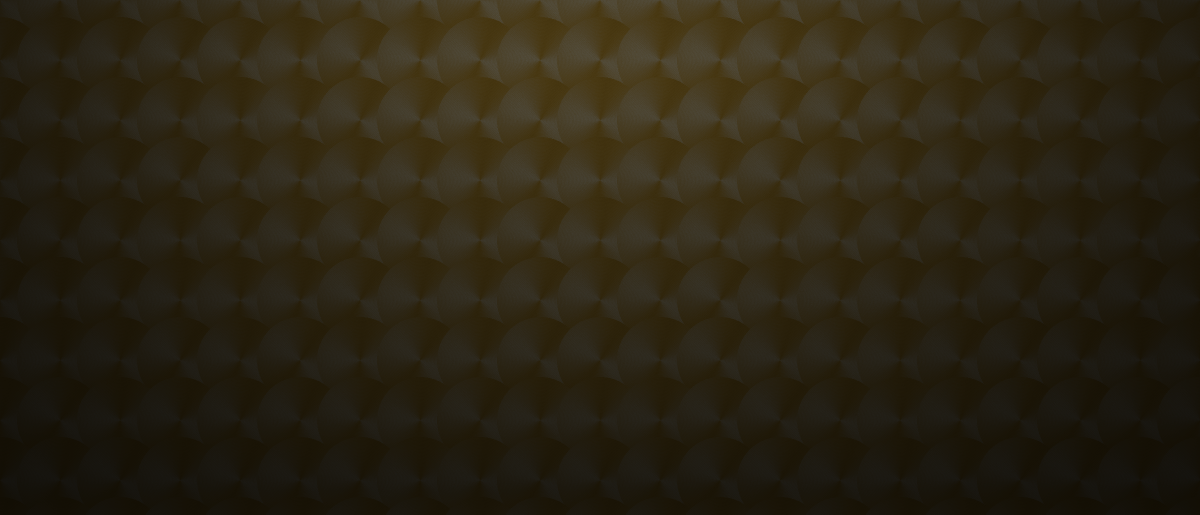
#> input picture brand_assets/photos/_source/footer-jobsite/engine-turned.png, 2400 x 1029 px (shown at 1/2 size)
$ python -i make_footer_art.py   (imports and definitions only)
#> lines starting #> are read from the running program, lines starting #| are printed output that depends on the picture
#> further down, picture is the input picture: PIL image 2400x1029 RGB; mean R, G, B 43, 36.1, 19.6
#!/usr/bin/env python3
"""The two footer options that aren't AI photos, drawn locally (no credentials needed).

    line-drawing   a gold line drawing of a house's electrical service on graphite:
                   pole, service drop, meter, panel, branch circuits, standby generator
    engine-turned  the logos' engine-turned gold, pushed very dark, as a texture

Same slot rules as the photos (PROMPT.md): 21:9, subject centred in the upper third,
lower half calm and dark. Also writes preview-<name>.png, a rough mock of the footer
(clear top band, smoked-glass panel) for comparing options side by side.

Needs numpy, Pillow, shapely (for the shared texture). Run: python3 make_footer_art.py
"""
import os
import sys

import numpy as np
from PIL import Image, ImageDraw, ImageFilter

HERE = os.path.dirname(os.path.abspath(__file__))
sys.path.insert(0, os.path.join(HERE, "../../../logos/_source/van-lettering"))
from rebuild_van_lettering import engine_turned  # noqa: E402

W, H = 2400, 1029            # 21:9
SS = 2                       # supersample for clean antialiased lines
# The drawing is laid out on a 2400-wide sheet, then scaled into the top band: in the
# footer only image y < ~290 clears the glass (cover-fit at 50% 45%, 200px band).
K, GY = 0.42, 280            # drawing scale, and where the ground line lands
GRAPHITE = (0x11, 0x11, 0x13)
GOLD = (0xDF, 0xAD, 0x37)
GOLD_300 = (0xEA, 0xC9, 0x7B)
GOLD_700 = (0x6E, 0x52, 0x12)


# [139 lines left out: functions line_drawing, engine_turned_dark, not called in this run]


def footer_preview(photo, vw=1440, vh=700, top=200):
    """Rough footer mock: photo cover-fit at 50% 45%, the CSS darkening gradient, the glass panel."""
#> called with vw = 1440, vh = 700, top = 200
    s = max(vw / photo.width, vh / photo.height)
#> s = 0.68
    ph = photo.resize((round(photo.width * s), round(photo.height * s)), Image.LANCZOS)
    x0 = (ph.width - vw) // 2
#> x0 = 96
    y0 = round((ph.height - vh) * 0.45)
#> y0 = 0
    bg = np.asarray(ph.crop((x0, y0, x0 + vw, y0 + vh))).astype(np.float32)
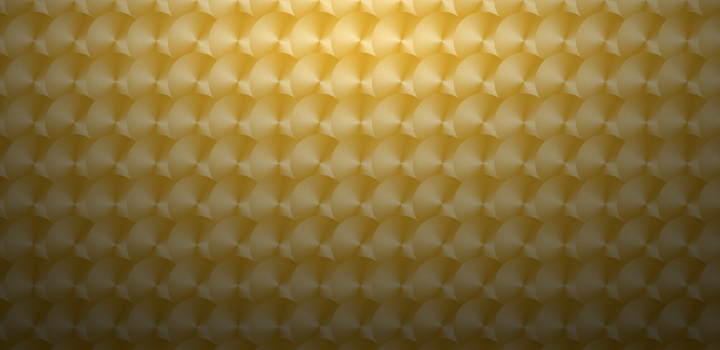
#> bg: shape (700, 1440, 3) float32 (shown at 1/2 size); mean R, G, B 44.9, 37.7, 20.5; drawn with min black and max white
    g = np.interp(np.arange(vh) / vh, [0, 0.3, 1], [0.10, 0.35, 0.70])[:, None, None]
    bg = bg * (1 - g)
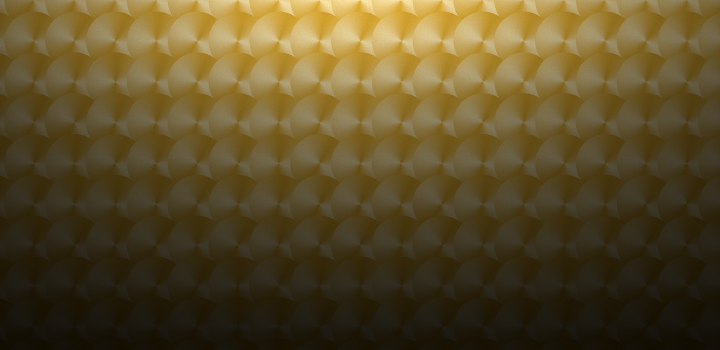
#> bg: shape (700, 1440, 3) float64 (shown at 1/2 size); mean R, G, B 27.4, 23, 12.5; drawn with min black and max white
    out = Image.fromarray(bg.astype(np.uint8))
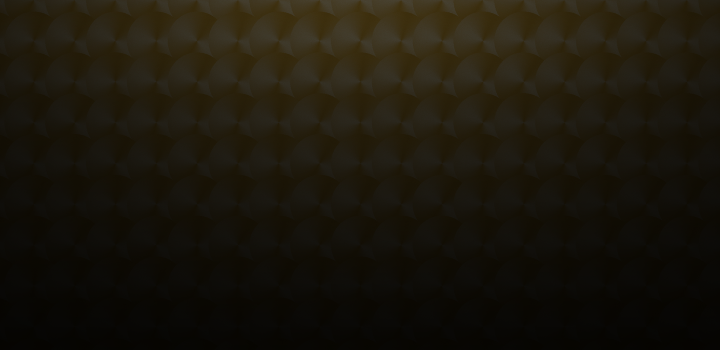
#> out: PIL image 1440x700 RGB (shown at 1/2 size); mean R, G, B 26.9, 22.5, 12
    px0, px1 = (vw - 1200) // 2, (vw + 1200) // 2
    glass = out.crop((px0, top, px1, vh - 48)).filter(ImageFilter.GaussianBlur(18))
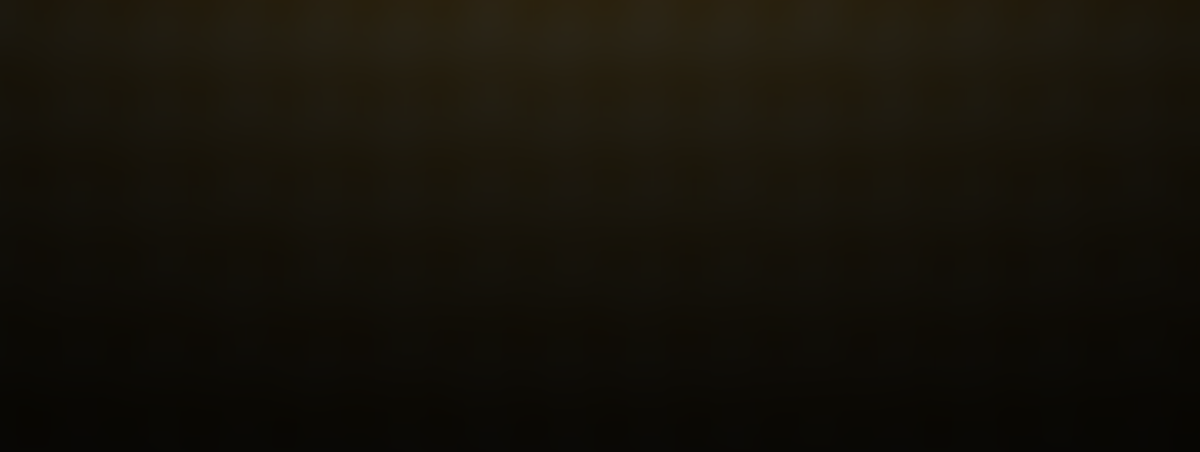
#> glass: PIL image 1200x452 RGB; mean R, G, B 21.4, 17.9, 9.5
    ga = np.asarray(glass).astype(np.float32) * 0.28 + np.array([11, 11, 12]) * 0.72
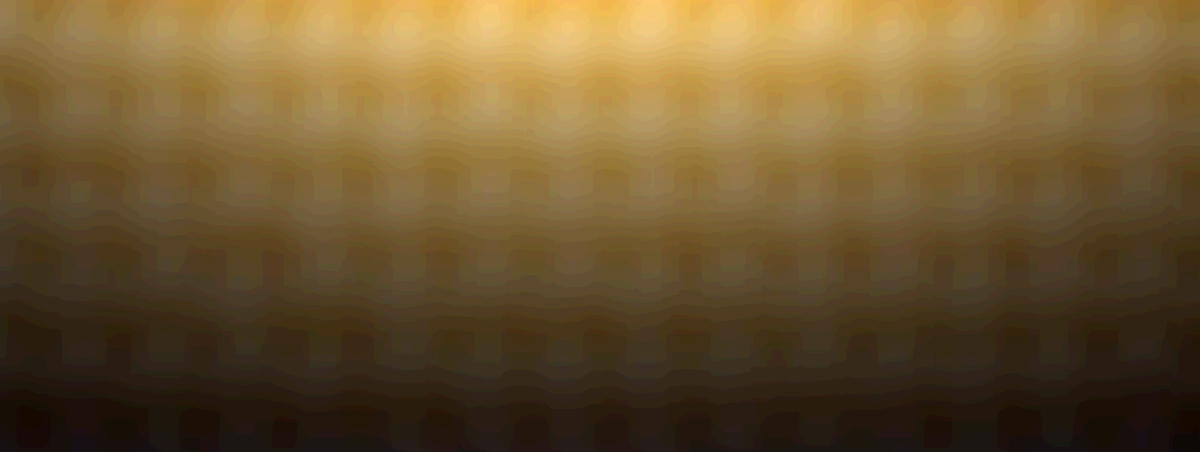
#> ga: shape (452, 1200, 3) float64; mean R, G, B 13.9, 12.9, 11.3; drawn with min black and max white
    out.paste(Image.fromarray(ga.astype(np.uint8)), (px0, top))
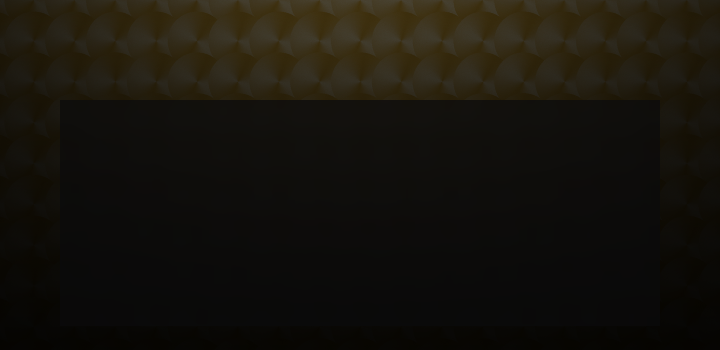
#> out: PIL image 1440x700 RGB (shown at 1/2 size); mean R, G, B 22.6, 19.6, 12.7
    d = ImageDraw.Draw(out)
    d.rounded_rectangle((px0, top, px1, vh - 48), 16, outline=(60, 60, 62), width=1)
    d.rectangle((0, 0, vw, 3), fill=GOLD)                    # the 4px gold top border
    for i, cx in enumerate((px0 + 48, px0 + 420, px0 + 650, px0 + 880)):  # stand-in text rows
        for r in range(5 if i else 3):
            d.rectangle((cx, top + 70 + r * 34, cx + (150 if i else 260), top + 80 + r * 34),
                        fill=(0x8A, 0x8A, 0x90))
    return out


# [9 lines left out: function main, not called in this run]


# [2 lines not run here, left out]

>>> from PIL import Image
>>> picture = Image.open('engine-turned.png')
>>> result = footer_preview(picture)
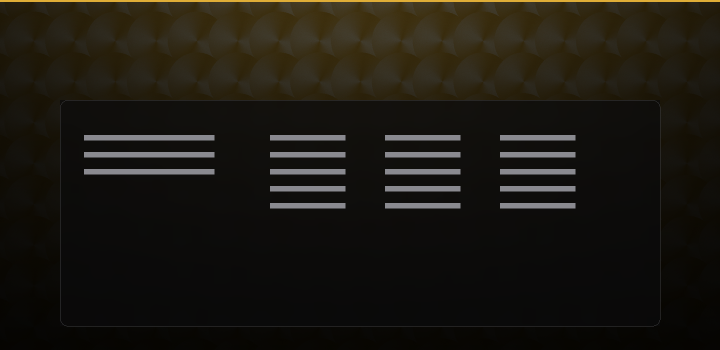
#> result: PIL image 1440x700 RGB (shown at 1/2 size); mean R, G, B 27.8, 24.5, 17.4
